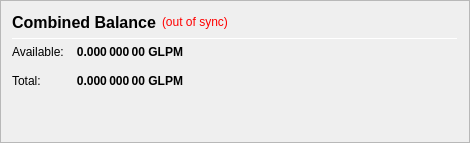
                   <widget class="QFrame" name="frame_CombinedBalances">
                    <property name="minimumSize">
                     <size>
                      <width>470</width>
                      <height>0</height>
                     </size>
                    </property>
                    <property name="frameShape">
                     <enum>QFrame::StyledPanel</enum>
                    </property>
                    <property name="frameShadow">
                     <enum>QFrame::Raised</enum>
                    </property>
                    <layout class="QVBoxLayout" name="verticalLayout_5">
                     <item>
                      <layout class="QHBoxLayout" name="horizontalLayout_5" stretch="0">
                       <item>
                        <widget class="QLabel" name="label_5z">
                         <property name="minimumSize">
                          <size>
                           <width>0</width>
                           <height>20</height>
                          </size>
                         </property>
                         <property name="font">
                          <font>
                           <pointsize>12</pointsize>
                           <weight>75</weight>
                           <bold>true</bold>
                          </font>
                         </property>
                         <property name="toolTip">
                          <string>Combined Balance (including unconfirmed and immature coins)</string>
                         </property>
                         <property name="text">
                          <string>Combined Balance</string>
                         </property>
                        </widget>
                       </item>
                       <item>
                        <widget class="QLabel" name="labelWalletStatus">
                         <property name="cursor">
                          <cursorShape>WhatsThisCursor</cursorShape>
                         </property>
                         <property name="toolTip">
                          <string>The displayed information may be out of date. Your wallet automatically synchronizes with the Crypto Dezire Cash network after a connection is established, but this process has not completed yet.</string>
                         </property>
                         <property name="styleSheet">
                          <string notr="true">QLabel { color: red; }</string>
                         </property>
                         <property name="text">
                          <string notr="true">(out of sync)</string>
                         </property>
                         <property name="alignment">
                          <set>Qt::AlignLeading|Qt::AlignLeft|Qt::AlignVCenter</set>
                         </property>
                        </widget>
                       </item>
                       <item>
                        <spacer name="horizontalSpacer_1">
                         <property name="orientation">
                          <enum>Qt::Horizontal</enum>
                         </property>
                         <property name="sizeHint" stdset="0">
                          <size>
                           <width>40</width>
                           <height>20</height>
                          </size>
                         </property>
                        </spacer>
                       </item>
                      </layout>
                     </item>
                     <item>
                      <widget class="Line" name="line_CombinedBalance">
                       <property name="minimumSize">
                        <size>
                         <width>0</width>
                         <height>1</height>
                        </size>
                       </property>
                       <property name="maximumSize">
                        <size>
                         <width>16777215</width>
                         <height>1</height>
                        </size>
                       </property>
                       <property name="orientation">
                        <enum>Qt::Horizontal</enum>
                       </property>
                      </widget>
                     </item>
                     <item>
                      <layout class="QGridLayout" name="gridLayout_3">
                       <property name="spacing">
                        <number>12</number>
                       </property>
                       <item row="1" column="0">
                        <widget class="QLabel" name="labelBalanceTextz">
                         <property name="text">
                          <string>Available:</string>
                         </property>
                        </widget>
                       </item>
                       <item row="1" column="1">
                        <widget class="QLabel" name="labelBalancez">
                         <property name="font">
                          <font>
                           <weight>75</weight>
                           <bold>true</bold>
                          </font>
                         </property>
                         <property name="cursor">
                          <cursorShape>IBeamCursor</cursorShape>
                         </property>
                         <property name="toolTip">
                          <string>Your current spendable balance</string>
                         </property>
                         <property name="text">
                          <string notr="true">0.000 000 00 GLPM</string>
                         </property>
                         <property name="alignment">
                          <set>Qt::AlignRight|Qt::AlignTrailing|Qt::AlignVCenter</set>
                         </property>
                         <property name="textInteractionFlags">
                          <set>Qt::LinksAccessibleByMouse|Qt::TextSelectableByKeyboard|Qt::TextSelectableByMouse</set>
                         </property>
                        </widget>
                       </item>
                       <item row="2" column="0">
                        <widget class="QLabel" name="labelTotalTextz">
                         <property name="text">
                          <string>Total:</string>
                         </property>
                        </widget>
                       </item>
                       <item row="2" column="1">
                        <widget class="QLabel" name="labelTotalz">
                         <property name="font">
                          <font>
                           <weight>75</weight>
                           <bold>true</bold>
                          </font>
                         </property>
                         <property name="cursor">
                          <cursorShape>IBeamCursor</cursorShape>
                         </property>
                         <property name="toolTip">
                          <string>Total Balance, including all unavailable coins.</string>
                         </property>
                         <property name="text">
                          <string notr="true">0.000 000 00 GLPM</string>
                         </property>
                         <property name="alignment">
                          <set>Qt::AlignRight|Qt::AlignTrailing|Qt::AlignVCenter</set>
                         </property>
                         <property name="textInteractionFlags">
                          <set>Qt::LinksAccessibleByMouse|Qt::TextSelectableByKeyboard|Qt::TextSelectableByMouse</set>
                         </property>
                        </widget>
                       </item>
                       <item row="2" column="3">
                        <spacer name="horizontalSpacer_2">
                         <property name="orientation">
                          <enum>Qt::Horizontal</enum>
                         </property>
                         <property name="sizeHint" stdset="0">
                          <size>
                           <width>40</width>
                           <height>20</height>
                          </size>
                         </property>
                        </spacer>
                       </item>
                      </layout>
                     </item>
                     <item>
                      <spacer name="verticalSpacer_1">
                       <property name="orientation">
                        <enum>Qt::Vertical</enum>
                       </property>
                       <property name="sizeHint" stdset="0">
                        <size>
                         <width>20</width>
                         <height>40</height>
                        </size>
                       </property>
                      </spacer>
                     </item>
                    </layout>
                   </widget>
